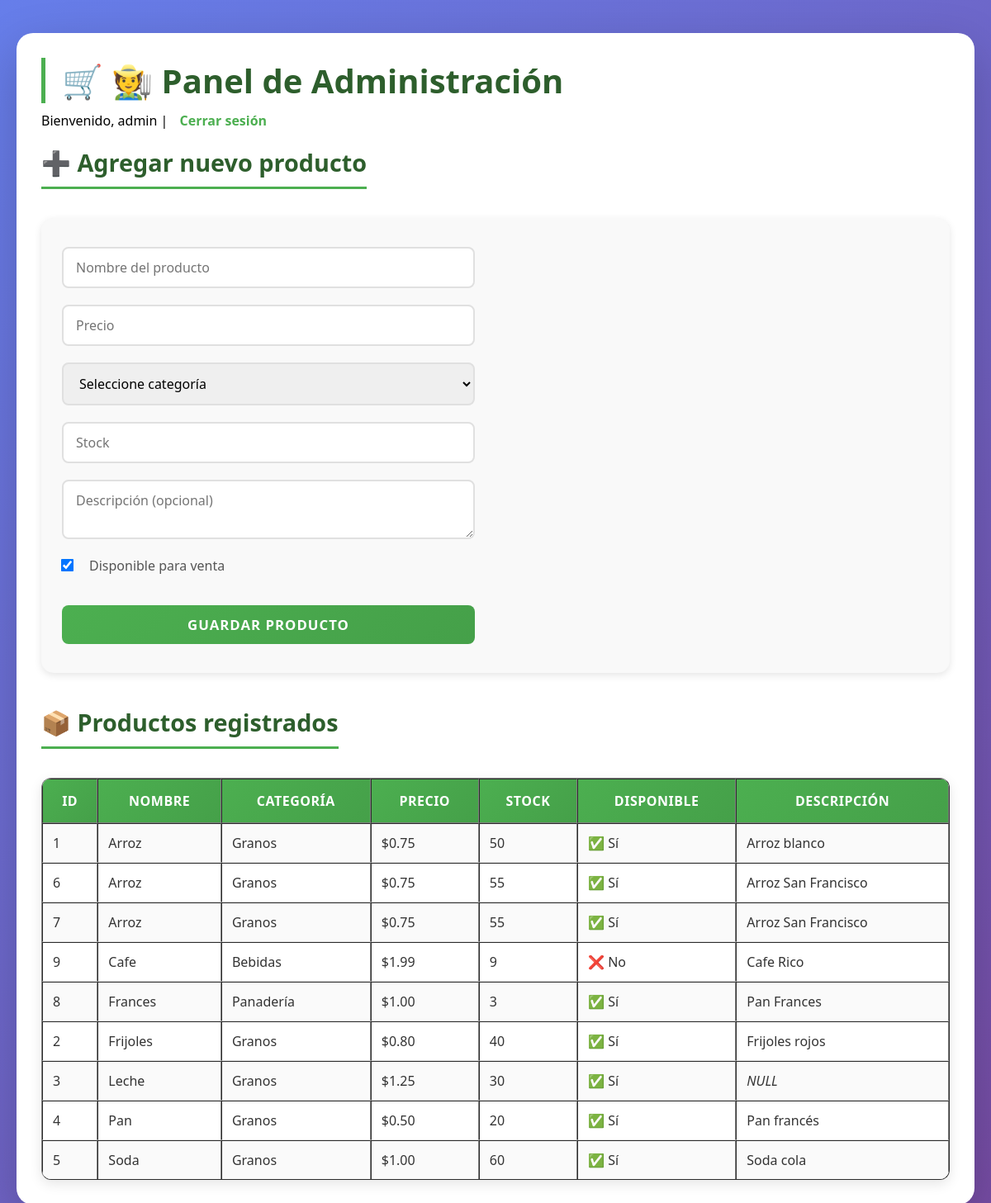
Page /dashboard.php (signed in) on the committed database.
### tables this page shows
CREATE TABLE `productos` (
  `id` int(11) NOT NULL,
  `nombre` varchar(100) DEFAULT NULL,
  `precio` decimal(10,2) DEFAULT NULL,
  `categoria` varchar(50) DEFAULT NULL,
  `stock` int(11) DEFAULT NULL,
  `descripcion` text DEFAULT NULL,
  `id_categoria` int(11) DEFAULT NULL,
  `disponible` tinyint(1) DEFAULT 1
);

CREATE TABLE `categorias` (
  `id` int(11) NOT NULL,
  `nombre` varchar(50) NOT NULL
);

### dashboard.php (the view, shortened to what this page needs)
<?php
require_once 'conexion.php';
$productos = $pdo->query("SELECT p.*, c.nombre as cat_nombre FROM productos p JOIN categorias c ON p.id_categoria = c.id ORDER BY p.nombre")->fetchAll();
?>
<!DOCTYPE html>
<html>
<head><link rel="stylesheet" href="estilos.css"><title>Admin - Despensa</title></head>
<body>
<div class="container">
    <h1>🧑‍🌾 Panel de Administración</h1>
    <p>Bienvenido, <?= htmlspecialchars($_SESSION['usuario']) ?> | <a href="logout.php">Cerrar sesión</a></p>
    <h2>➕ Agregar nuevo producto</h2>
    <form method="POST">
        <input type="text" name="nombre" placeholder="Nombre del producto" required><br>
        <input type="number" step="0.01" name="precio" placeholder="Precio" required><br>
        <select name="categoria" required>
            <option value="">Seleccione categoría</option>
        </select><br>
        <input type="number" name="stock" placeholder="Stock" required><br>
        <textarea name="descripcion" placeholder="Descripción (opcional)"></textarea><br>
        <label>
            <input type="checkbox" name="disponible" checked> Disponible para venta
        </label><br>
        <button type="submit" name="agregar">Guardar producto</button>
    </form>
    <h2>📦 Productos registrados</h2>
    <table border="1">
        <tr><th>ID</th><th>Nombre</th><th>Categoría</th><th>Precio</th><th>Stock</th><th>Disponible</th><th>Descripción</th></tr>
        <?php foreach($productos as $p): ?>
        <tr>
            <td><?= $p['id'] ?></td>
            <td><?= htmlspecialchars($p['nombre']) ?></td>
            <td><?= htmlspecialchars($p['cat_nombre']) ?></td>
            <td>$<?= number_format($p['precio'],2) ?></td>
            <td><?= $p['stock'] ?></td>
            <td><?= $p['disponible'] ? '✅ Sí' : '❌ No' ?></td>
            <td><?= $p['descripcion'] ?? '<i>NULL</i>' ?></td>
        </tr>
        <?php endforeach; ?>
    </table>
</div>
</body>
</html>

### estilos.css (style rules this page uses)
* { margin: 0; padding: 0; box-sizing: border-box; }
body { font-family: 'Segoe UI', Tahoma, Geneva, Verdana, sans-serif; background: linear-gradient(135deg, #667eea 0%, #764ba2 100%); min-height: 100vh; padding: 40px 20px; }
.container { max-width: 1400px; margin: 0 auto; background: white; padding: 30px; border-radius: 20px; box-shadow: 0 20px 60px rgba(0, 0, 0, 0.2); animation: fadeIn 0.5s ease-in; }
h1 { color: #2d5e2c; font-size: 2.5em; margin-bottom: 10px; border-left: 5px solid #4caf50; padding-left: 20px; font-weight: 600; }
h2 { color: #2d5e2c; font-size: 1.8em; margin: 20px 0 15px 0; padding-bottom: 10px; border-bottom: 3px solid #4caf50; display: inline-block; }
h1::before { content: "🛒 "; }
table { width: 100%; border-collapse: separate; border-spacing: 0; margin-top: 20px; background: white; border-radius: 12px; overflow: hidden; box-shadow: 0 5px 15px rgba(0, 0, 0, 0.1); }
th { background: linear-gradient(135deg, #4caf50, #45a049); color: white; padding: 15px 12px; font-weight: 600; font-size: 1em; text-transform: uppercase; letter-spacing: 0.5px; }
td { padding: 12px; border-bottom: 1px solid #e0e0e0; color: #333; }
tr { transition: all 0.3s ease; }
tr:last-child td { border-bottom: none; }
tr:nth-child(even) { background-color: #fafafa; }
form { background: #f9f9f9; padding: 25px; border-radius: 15px; margin: 20px 0; box-shadow: 0 3px 10px rgba(0, 0, 0, 0.1); }
input, select, textarea, button { padding: 12px 15px; margin: 10px 0; width: 100%; max-width: 500px; border: 2px solid #e0e0e0; border-radius: 8px; font-size: 1em; transition: all 0.3s ease; font-family: inherit; }
input[type="checkbox"] { width: auto; margin-right: 10px; transform: scale(1.2); cursor: pointer; }
label { display: flex; align-items: center; gap: 10px; cursor: pointer; font-weight: 500; color: #555; }
button { background: linear-gradient(135deg, #4caf50, #45a049); color: white; font-weight: bold; cursor: pointer; border: none; font-size: 1.05em; padding: 12px 25px; text-transform: uppercase; letter-spacing: 1px; }
a { color: #4caf50; text-decoration: none; font-weight: 600; transition: all 0.3s ease; padding: 5px 10px; border-radius: 5px; }

### rows in the picture
productos: id "1", nombre "Arroz", id_categoria.nombre "Granos", precio "0.75", stock "50", disponible "✅ Sí", descripcion "Arroz blanco"
productos: id "6", nombre "Arroz", id_categoria.nombre "Granos", precio "0.75", stock "55", disponible "✅ Sí", descripcion "Arroz San Francisco"
productos: id "7", nombre "Arroz", id_categoria.nombre "Granos", precio "0.75", stock "55", disponible "✅ Sí", descripcion "Arroz San Francisco"
productos: id "9", nombre "Cafe", id_categoria.nombre "Bebidas", precio "1.99", stock "9", disponible "❌ No", descripcion "Cafe Rico"
productos: id "8", nombre "Frances", id_categoria.nombre "Panadería", precio "1.00", stock "3", disponible "✅ Sí", descripcion "Pan Frances"
productos: id "2", nombre "Frijoles", id_categoria.nombre "Granos", precio "0.80", stock "40", disponible "✅ Sí", descripcion "Frijoles rojos"
productos: id "3", nombre "Leche", id_categoria.nombre "Granos", precio "1.25", stock "30", disponible "✅ Sí", descripcion "NULL"
productos: id "4", nombre "Pan", id_categoria.nombre "Granos", precio "0.50", stock "20", disponible "✅ Sí", descripcion "Pan francés"
productos: id "5", nombre "Soda", id_categoria.nombre "Granos", precio "1.00", stock "60", disponible "✅ Sí", descripcion "Soda cola"

### other values in the picture
$_SESSION['usuario'] "admin"
